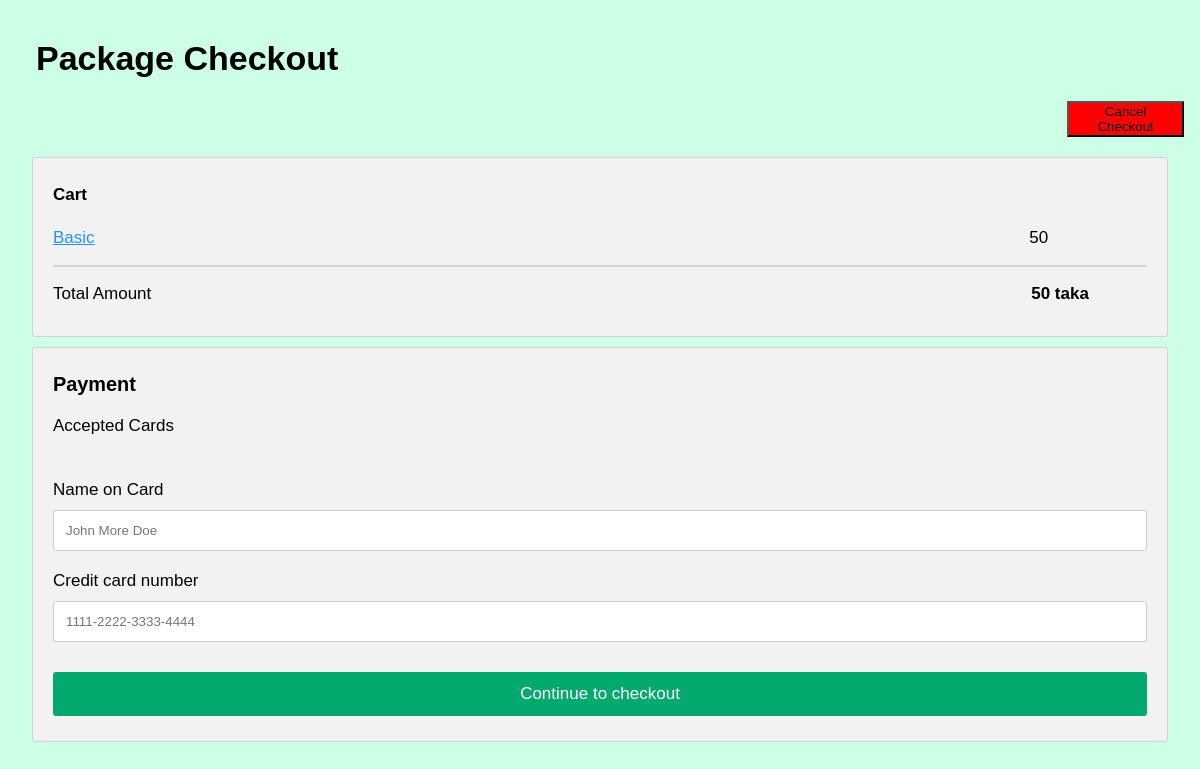
Page /user/package_checkout.php?name=Basic on the committed database.
### tables this page shows
CREATE TABLE `package` (
  `id` int(11) NOT NULL,
  `name` varchar(255) DEFAULT NULL,
  `numberofpost` int(11) DEFAULT NULL,
  `price` int(11) DEFAULT NULL,
  `adminid` varchar(255) DEFAULT NULL
);

### user/package_checkout.php (the view, shortened to what this page needs)
<!DOCTYPE html>
<html lang="en">
<head>
</head>
<body style=" background-color: #CCFFE5;">
<div>
<h1 style="Margin-left:20px;">
    Package Checkout
</h1>
<form action="buysubscription.php">
<Button style="margin-left:90%;margin-bottom:20px;background-color:red;">Cancel Checkout</Button>
</form>
</div>
<?php
		$connect = mysqli_connect( HOST, USER, PASS, DB )
			or die("Can not connect");
      $jobtypes=$_GET['name'];
		$results = mysqli_query( $connect, "SELECT name,price FROM `package`  where name='$jobtypes'  " )
			or die("Can not execute query");
	?>
 <?php
    while( $rows = mysqli_fetch_array( $results ) ) {
        extract( $rows );
        $tk=' taka';
        ?>
<div class="col-25">
    <div class="container">
      <h4>Cart <span  style="color:black"><i class="fa fa-shopping-cart"></i> </span></h4>
      <p><a href="#" ><?php echo $rows['name'] ?></a> <span style="margin-left:85%"><?php echo $rows['price'] ?></span>
    </p>
      <hr>
      <p>Total Amount <span  style="color:black;margin-left:80%;"><b><?php echo $rows['price'].$tk ?></b></span></p>
    </div>
  </div>
  <div class="col-50">
  <div class="container" style="margin-top:10px;">
            <h3>Payment</h3>
            <label for="fname">Accepted Cards</label>
            <div class="icon-container">
            </div>
            <label for="cname">Name on Card</label>
            <input type="text" id="cname" name="cardname" placeholder="John More Doe">
            <label for="ccnum">Credit card number</label>
            <input type="text" id="ccnum" name="cardnumber" placeholder="1111-2222-3333-4444">
<form action="">
            <input type="submit" value="Continue to checkout" class="btn">
            </form>
           </div>
           </div>
           <?php
    }
    ?>
</body>
</html>

### user/package_checkout.php (style rules this page uses)
body { font-family: Arial; font-size: 17px; padding: 8px; }
* { box-sizing: border-box; }
.col-25 { -ms-flex: 25%; flex: 25%; }
.col-50 { -ms-flex: 50%; flex: 50%; }
.col-25, .col-50, .col-75 { padding: 0 16px; }
.container { background-color: #f2f2f2; padding: 5px 20px 15px 20px; border: 1px solid lightgrey; border-radius: 3px; }
input[type=text] { width: 100%; margin-bottom: 20px; padding: 12px; border: 1px solid #ccc; border-radius: 3px; }
label { margin-bottom: 10px; display: block; }
.icon-container { margin-bottom: 20px; padding: 7px 0; font-size: 24px; }
.btn { background-color: #04AA6D; color: white; padding: 12px; margin: 10px 0; border: none; width: 100%; border-radius: 3px; cursor: pointer; font-size: 17px; }
a { color: #2196F3; }
hr { border: 1px solid lightgrey; }

### rows in the picture
package: name "Basic", price "50", tk "taka"
